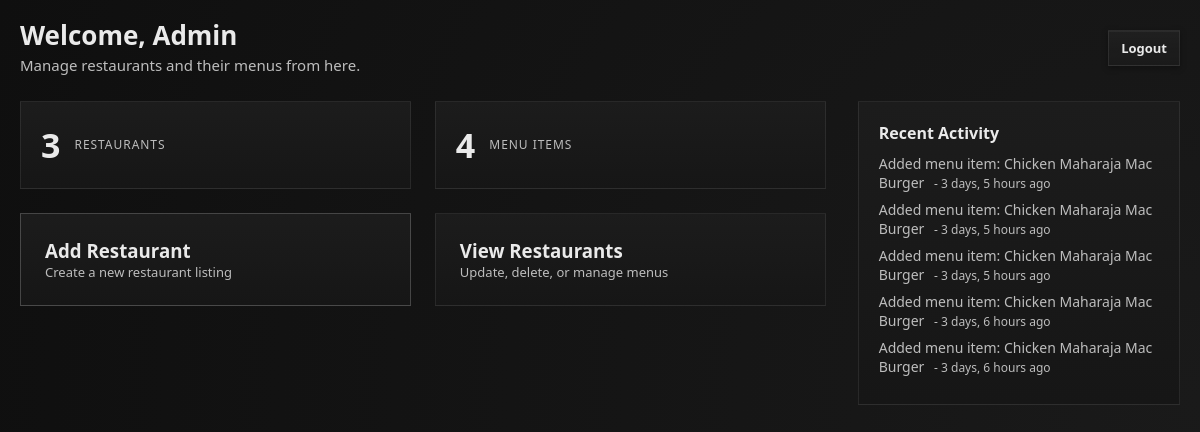
Screenshot of /admin_home/ (signed in) with the database file from the repository.
### delivery/models.py (models this page shows, shortened)
class AdminActivity(models.Model):
    action = models.CharField(max_length=255)
    created_at = models.DateTimeField(auto_now_add=True)

### delivery/views.py (the view)
# urls.py: path('admin_home/', views.admin_home, name='admin_home'),
@never_cache
@admin_required
def admin_home(request):
    if not request.session.get('is_admin'):
        return redirect('/')
    restaurant_count = Restaurant.objects.count()
    menu_count = Item.objects.count()
    context = {
        'restaurant_count': restaurant_count,
        'menu_count': menu_count,
        "activities": AdminActivity.objects.order_by("-created_at")[:5],
    }
    return render(request, 'admin_home.html', context)

### delivery/views.py (called while the page is built)
def admin_required(view_func):
    @wraps(view_func)
    def wrapper(request, *args, **kwargs):
        if not request.session.get("is_admin"):
            return redirect("/")
        return view_func(request, *args, **kwargs)
    return wrapper

### delivery/Templates/admin_home.html (shortened to what this page needs)
{% extends "base.html" %}
{% block content %}
<div class="admin-layout">
    <header class="admin-header">
        <div class="admin-title">
            <h1>Welcome, Admin</h1>
            <p>Manage restaurants and their menus from here.</p>
        </div>
        <div class="admin-topbar">
            <div class="admin-links">
                <form action="{% url 'logout' %}" method="post">
  <button type="submit" class="btn ghost">Logout</button>
</form>
            </div>
        </div>
    </header>
    <div class="admin-dashboard">
        <section class="admin-main">
            <div class="admin-stats">
                <div class="stat">
                    <span class="stat-number">{{ restaurant_count }}</span>
                    <span class="stat-label">Restaurants</span>
                </div>
                <div class="stat">
                    <span class="stat-number">{{ menu_count }}</span>
                    <span class="stat-label">Menu Items</span>
                </div>
            </div>
            <div class="admin-actions">
                <a href="#" class="admin-card primary" id="openAddRestaurant">
                    <h3>Add Restaurant</h3>
                    <p>Create a new restaurant listing</p>
                </a>
                <a href="{% url 'show_restaurant' %}" class="admin-card">
                    <h3>View Restaurants</h3>
                    <p>Update, delete, or manage menus</p>
                </a>
            </div>
        </section>
        <aside class="admin-sidebar">
            <div class="admin-panel">
                <h4>Recent Activity</h4>
                <ul>
                    {% for activity in activities %}
                    <li>
                        {{ activity.action }}
                        <span class="time">
                            - {{ activity.created_at|timesince }} ago
                        </span>
                    </li>
                    {% empty %}
                    <li class="muted">No recent activity</li>
                    {% endfor %}
                </ul>
            </div>
        </aside>
    </div>
</div>
{% endblock %}

### delivery/static/css/styles.css (style rules this page uses)
:root, [data-theme="dark"] { --btn-bg: #ffffff; --btn-bg-hover: #757575; --btn-text: #000000; --bg: #121212; --toast-bg: #f5f5f5; --toast-text: #111; --toast-shadow: 0 10px 24px rgba(0, 0, 0, 0.6), 0 0 0 1px rgba(0, 0, 0, 0.08); border-color: rgba(0,0,0,0.15); --panel: #1c1c1c; --panel-soft: #161616; --text: #eaeaea; --text-muted: #bdbdbd; --border: rgba(255, 255, 255, 0.08); --input-bg: #181818; --button-bg: linear-gradient(180deg, #ffffff, #dcdcdc); --button-text: #000; --shadow-main: 0 20px 50px rgba(0, 0, 0, 0.65); --shadow-inset: inset 0 0 0 1px rgba(255, 255, 255, 0.04); --page-gradient: radial-gradient(circle at right, #1a1a1a, #0f0f0f); --image-overlay: linear-gradient( to right, rgba(0, 0, 0, 0.545), rgba(0, 0, 0, 0.5) ); --eye-color: #9a9a9a; }
:root { --space-1: 4px; --space-2: 8px; --space-3: 12px; --space-4: 16px; --space-5: 24px; --space-6: 32px; --space-7: 40px; }
:root { --text-xs: 12px; --text-sm: 13px; --text-md: 14px; --text-base: 15px; --text-lg: 18px; --text-xl: 22px; --text-2xl: 26px; --text-3xl: 28px; }
:root { --lh-tight: 1.2; --lh-normal: 1.45; --lh-loose: 1.6; }
:root { --ls-tight: 0.02em; --ls-wide: 0.08em; }
* { margin: 0; padding: 0; box-sizing: border-box; font-family: system-ui, -apple-system, "Segoe UI", Roboto, Arial, sans-serif; transition: background-color 0.25s ease, color 0.25s ease, border-color 0.25s ease, box-shadow 0.25s ease; scrollbar-width: thin; scrollbar-color: #2a2a2a #0f0f0f; }
body { min-height: 100vh; overflow-x: hidden; background: var(--page-gradient); color: var(--text); }
html, body { overscroll-behavior: none; }
button { border-radius: 0; }
.admin-layout { max-width: 1400px; margin: 0 auto; padding: var(--space-6) var(--space-7); min-height: 100vh; }
.admin-header { display: flex; justify-content: space-between; align-items: center; margin-bottom: 24px; }
.admin-header h1 { font-size: var(--text-2xl); margin-bottom: var(--space-1); line-height: var(--lh-tight); }
.admin-dashboard { display: grid; grid-template-columns: 3fr 1.2fr; gap: 32px; }
.admin-main { display: flex; flex-direction: column; gap: 24px; }
.admin-stats { display: grid; grid-template-columns: repeat(2, 1fr); gap: var(--space-5); }
.stat { display: flex; align-items: center; gap: 14px; padding: 20px; background: linear-gradient(180deg, var(--panel), var(--panel-soft)); border: 1px solid var(--border); }
.stat-number { font-size: 34px; font-weight: 700; }
.stat-label { font-size: var(--text-xs); text-transform: uppercase; letter-spacing: var(--ls-wide); color: var(--text-muted); }
.admin-actions { display: grid; grid-template-columns: repeat(2, 1fr); gap: var(--space-5); }
.admin-card { position: relative; padding: 24px; background: linear-gradient(180deg, var(--panel), var(--panel-soft)); border: 1px solid var(--border); text-decoration: none; color: var(--text); transition: transform 0.2s ease, box-shadow 0.2s ease; }
.admin-card::after { content: "→"; position: absolute; top: 50%; right: 16px; transform: translateY(-50%); opacity: 0; transition: opacity 0.2s ease, transform 0.2s ease; }
.admin-card.primary { border-color: rgba(255, 255, 255, 0.2); }
.admin-card p { font-size: 13px; color: var(--text-muted); }
.admin-sidebar { display: flex; flex-direction: column; gap: 20px; }
.admin-panel { padding: 20px; background: linear-gradient(180deg, var(--panel), var(--panel-soft)); border: 1px solid var(--border); }
.admin-panel h4 { margin-bottom: 10px; font-size: 16px; }
.admin-panel ul { list-style: none; margin: 0; padding: 0; }
.admin-panel li { margin-bottom: 8px; font-size: 14px; color: var(--text-muted); }
.time { margin-left: 6px; font-size: 12px; color: var(--text-muted); }
.btn { text-decoration: none; cursor: pointer; padding: var(--space-2) var(--space-3); font-size: var(--text-sm); font-weight: 600; background: linear-gradient( 180deg, rgba(255, 255, 255, 0.06), rgba(255, 255, 255, 0.02) ); border: 1px solid var(--border); color: var(--text); box-shadow: 0 2px 6px rgba(0, 0, 0, 0.35), inset 0 1px 0 rgba(255, 255, 255, 0.05); transition: transform 0.15s ease, box-shadow 0.15s ease, background 0.15s ease; }
.btn.ghost { color: var(--text); background: linear-gradient( 180deg, rgba(255, 255, 255, 0.04), rgba(255, 255, 255, 0.01) ); }
.admin-header p, .restaurant-topbar .muted, .card .muted { font-size: var(--text-base); line-height: var(--lh-normal); color: var(--text-muted); }
.page, .page-container, .menu-page, .cart-page, .admin-layout { padding: 20px; box-sizing: border-box; }

### rows the page displays
AdminActivity: action "Added menu item: Chicken Maharaja Mac Burger", created_at "3 days, 5 hours"
AdminActivity: action "Added menu item: Chicken Maharaja Mac Burger", created_at "3 days, 5 hours"
AdminActivity: action "Added menu item: Chicken Maharaja Mac Burger", created_at "3 days, 5 hours"
AdminActivity: action "Added menu item: Chicken Maharaja Mac Burger", created_at "3 days, 6 hours"
AdminActivity: action "Added menu item: Chicken Maharaja Mac Burger", created_at "3 days, 6 hours"

### other values shown
{{ restaurant_count }} "3"
{{ menu_count }} "4"
